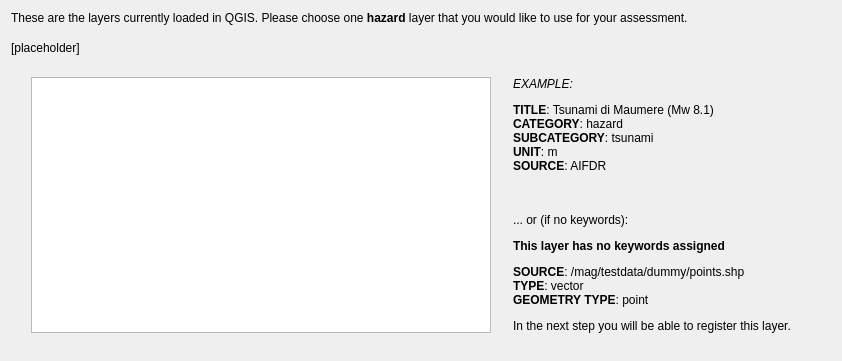
     <widget class="QWidget" name="pgF11HazLayerTOC">
      <layout class="QVBoxLayout" name="verticalLayout_10">
       <item>
        <widget class="QLabel" name="lblSelectHazardLayer">
         <property name="styleSheet">
          <string notr="true"/>
         </property>
         <property name="text">
          <string>&lt;p&gt;These are the layers currently loaded in QGIS. Please choose one &lt;b&gt;hazard&lt;/b&gt; layer that you would like to use for your assessment.&lt;/p&gt;</string>
         </property>
         <property name="alignment">
          <set>Qt::AlignLeading|Qt::AlignLeft|Qt::AlignTop</set>
         </property>
         <property name="wordWrap">
          <bool>true</bool>
         </property>
        </widget>
       </item>
       <item>
        <spacer name="verticalSpacer_60">
         <property name="orientation">
          <enum>Qt::Vertical</enum>
         </property>
         <property name="sizeType">
          <enum>QSizePolicy::Fixed</enum>
         </property>
         <property name="sizeHint" stdset="0">
          <size>
           <width>20</width>
           <height>10</height>
          </size>
         </property>
        </spacer>
       </item>
       <item>
        <widget class="QLabel" name="lblHazLayerFromCanvasConstraint">
         <property name="text">
          <string>[placeholder]</string>
         </property>
         <property name="wordWrap">
          <bool>true</bool>
         </property>
        </widget>
       </item>
       <item>
        <spacer name="verticalSpacer_31">
         <property name="orientation">
          <enum>Qt::Vertical</enum>
         </property>
         <property name="sizeType">
          <enum>QSizePolicy::Fixed</enum>
         </property>
         <property name="sizeHint" stdset="0">
          <size>
           <width>20</width>
           <height>16</height>
          </size>
         </property>
        </spacer>
       </item>
       <item>
        <layout class="QGridLayout" name="gridLayout_16">
         <item row="0" column="0">
          <spacer name="horizontalSpacer_36">
           <property name="orientation">
            <enum>Qt::Horizontal</enum>
           </property>
           <property name="sizeType">
            <enum>QSizePolicy::Fixed</enum>
           </property>
           <property name="sizeHint" stdset="0">
            <size>
             <width>20</width>
             <height>20</height>
            </size>
           </property>
          </spacer>
         </item>
         <item row="0" column="1">
          <widget class="QListWidget" name="lstCanvasHazLayers">
           <property name="enabled">
            <bool>true</bool>
           </property>
           <property name="sizePolicy">
            <sizepolicy hsizetype="Expanding" vsizetype="Expanding">
             <horstretch>0</horstretch>
             <verstretch>0</verstretch>
            </sizepolicy>
           </property>
           <property name="minimumSize">
            <size>
             <width>460</width>
             <height>100</height>
            </size>
           </property>
           <property name="maximumSize">
            <size>
             <width>460</width>
             <height>16777215</height>
            </size>
           </property>
          </widget>
         </item>
         <item row="0" column="2">
          <spacer name="horizontalSpacer_35">
           <property name="orientation">
            <enum>Qt::Horizontal</enum>
           </property>
           <property name="sizeType">
            <enum>QSizePolicy::Fixed</enum>
           </property>
           <property name="sizeHint" stdset="0">
            <size>
             <width>16</width>
             <height>20</height>
            </size>
           </property>
          </spacer>
         </item>
         <item row="0" column="3">
          <widget class="QLabel" name="lblDescribeCanvasHazLayer">
           <property name="text">
            <string>&lt;html&gt;&lt;head/&gt;&lt;body&gt;&lt;p&gt;&lt;i&gt;EXAMPLE:&lt;/i&gt;&lt;/p&gt;&lt;p&gt;&lt;span style=&quot; font-weight:600;&quot;&gt;TITLE&lt;/span&gt;: Tsunami di Maumere (Mw 8.1)&lt;br/&gt;&lt;span style=&quot; font-weight:600;&quot;&gt;CATEGORY&lt;/span&gt;: hazard&lt;br/&gt;&lt;span style=&quot; font-weight:600;&quot;&gt;SUBCATEGORY&lt;/span&gt;: tsunami&lt;br/&gt;&lt;span style=&quot; font-weight:600;&quot;&gt;UNIT&lt;/span&gt;: m&lt;br/&gt;&lt;span style=&quot; font-weight:600;&quot;&gt;SOURCE&lt;/span&gt;: AIFDR &lt;br/&gt;&lt;br/&gt;&lt;/p&gt;&lt;p&gt;... or (if no keywords):&lt;/p&gt;&lt;p&gt;&lt;span style=&quot; font-weight:600;&quot;&gt;This layer has no keywords assigned&lt;/span&gt;&lt;/p&gt;&lt;p&gt;&lt;span style=&quot; font-weight:600;&quot;&gt;SOURCE&lt;/span&gt;: /mag/testdata/dummy/points.shp&lt;br/&gt;&lt;span style=&quot; font-weight:600;&quot;&gt;TYPE&lt;/span&gt;: vector&lt;br/&gt;&lt;span style=&quot; font-weight:600;&quot;&gt;GEOMETRY TYPE&lt;/span&gt;: point&lt;/p&gt;&lt;p&gt;In the next step you will be able to register this layer.&lt;/p&gt;&lt;/body&gt;&lt;/html&gt;</string>
           </property>
           <property name="alignment">
            <set>Qt::AlignLeading|Qt::AlignLeft|Qt::AlignTop</set>
           </property>
           <property name="wordWrap">
            <bool>true</bool>
           </property>
          </widget>
         </item>
         <item row="0" column="4">
          <spacer name="horizontalSpacer_37">
           <property name="orientation">
            <enum>Qt::Horizontal</enum>
           </property>
           <property name="sizeType">
            <enum>QSizePolicy::Fixed</enum>
           </property>
           <property name="sizeHint" stdset="0">
            <size>
             <width>40</width>
             <height>20</height>
            </size>
           </property>
          </spacer>
         </item>
        </layout>
       </item>
       <item>
        <spacer name="verticalSpacer_29">
         <property name="orientation">
          <enum>Qt::Vertical</enum>
         </property>
         <property name="sizeType">
          <enum>QSizePolicy::Fixed</enum>
         </property>
         <property name="sizeHint" stdset="0">
          <size>
           <width>20</width>
           <height>17</height>
          </size>
         </property>
        </spacer>
       </item>
      </layout>
     </widget>
